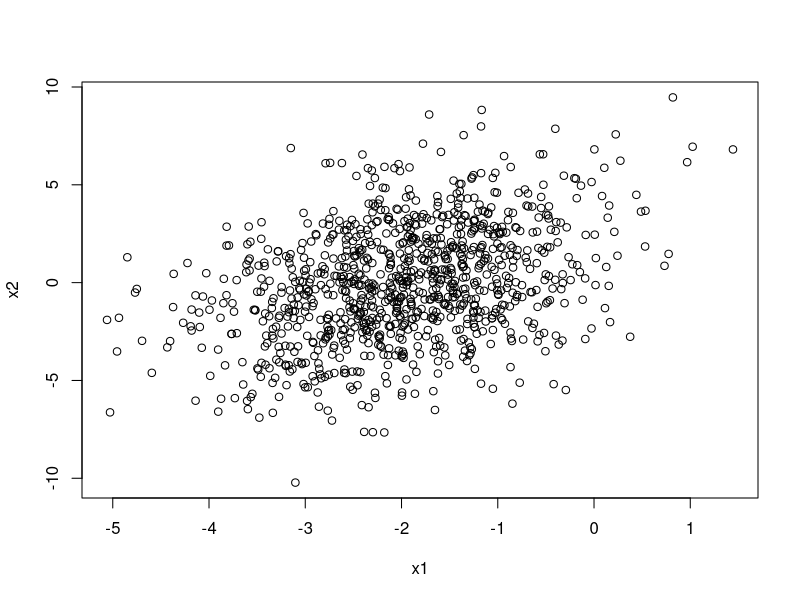
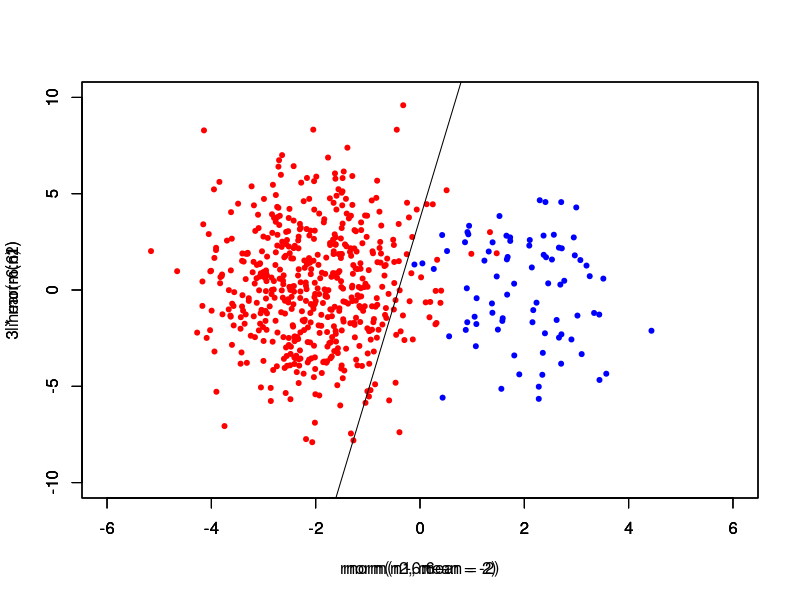

These figures' R source, in order:
library(mvtnorm)
sigma = matrix(c(1, 1, 1, 9), ncol = 2)
rand = rmvnorm(n = 1000, mean = c(2, 0), sigma)
rand = rmvnorm(n = 1000, mean = c(-2, 0), sigma)
x1 = rand[, 1]
x2 = rand[, 2]
plot(x1, x2)

x1 = seq(-3, 3, length = 50)
x2 = x1
f = function(x1, x2, mean) {
  dmvnorm(matrix(c(x1, x2), ncol = 2), mean = mean, sigma = sigma)
}
mu1 = c(2, 0)
mu2 = c(-2, 0)

alpha = 0.1
n = 600
n1 = sum(runif(600) < alpha)
n2 = n - n1
x1 = c(rnorm(n1, mean = 2), 1 * rnorm(n1))
x2 = c(rnorm(n2, mean = -2), 3 * rnorm(n2))

a = solve(sigma) %*% (mu1 - mu2)
b = -1 / 2 * (t(mu1) %*% solve(sigma) %*% mu1 - t(mu2) %*% solve(sigma) %*% mu2) + log(n1 /
                                                                                         n2)

linear = function(x) {
  if (a[2] == 0) {
    rep(0, length(x))
  } else {
    -(a[1] / a[2]) * x + rep(b / a[2], length(x))
  }
}
plot(
  rnorm(n1, mean = 2),
  3 * rnorm(n1),
  xlim = c(-6, 6),
  ylim = c(-10, 10),
  col = "blue",
  pch = 20
)
par(new = T)
plot(
  rnorm(n2, mean = -2),
  3 * rnorm(n2),
  xlim = c(-6, 6),
  ylim = c(-10, 10),
  col = "red",
  pch = 20
)

par(new = T)
if (a[2] == 0) {
  abline(v = 0)
} else{
  plot(
    -6:6,
    linear(-6:6),
    xlim = c(-6, 6),
    ylim = c(-10, 10),
    type = "l"
  )
}